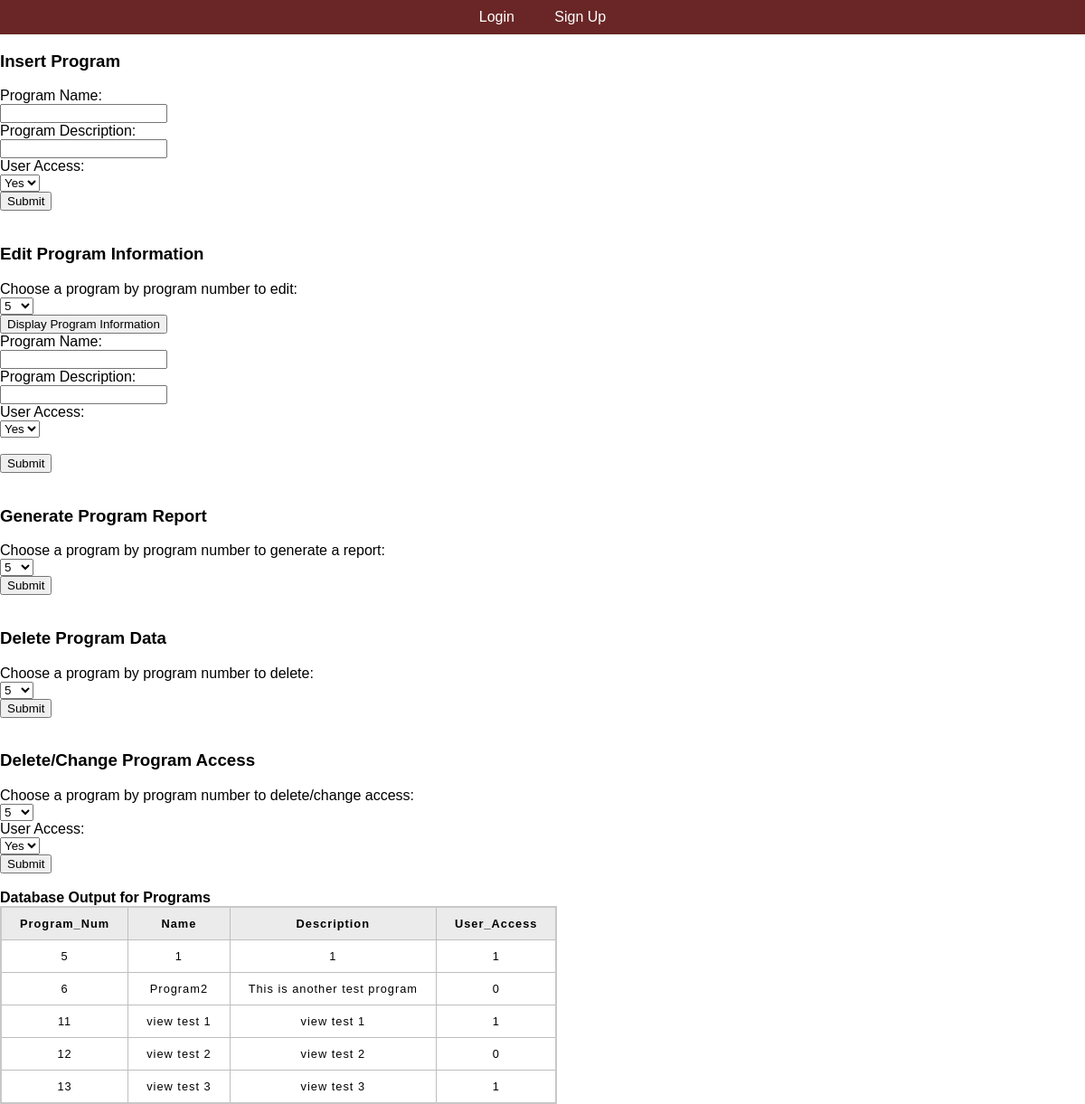
The page /program_info_manager.php on the database as committed earlier.
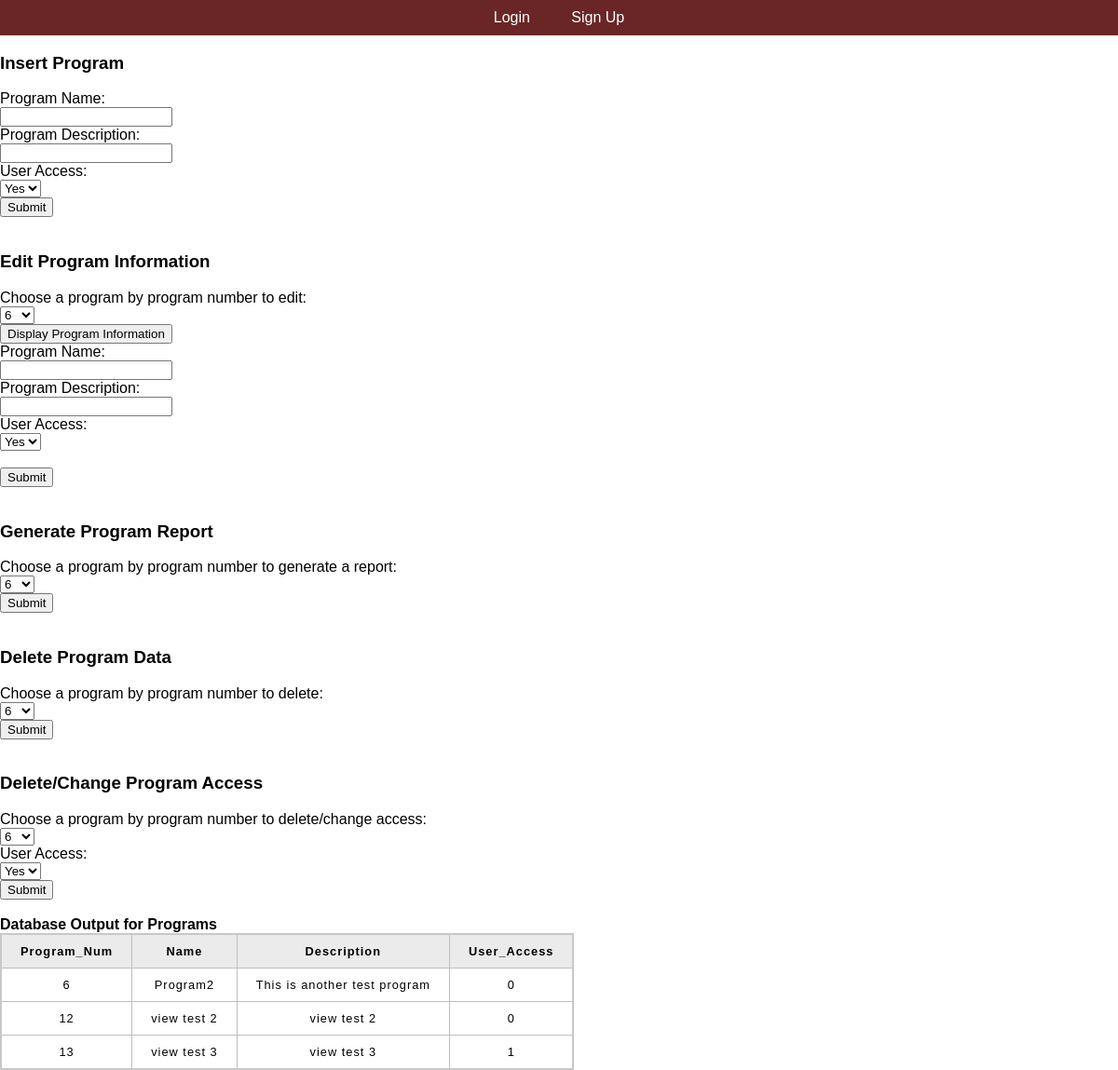
The same page on the database as committed later.
### tables this page shows
CREATE TABLE `programs` (
  `Program_Num` int(11) NOT NULL,
  `Name` varchar(128) NOT NULL,
  `Description` varchar(128) NOT NULL,
  `User_Access` tinyint(1) NOT NULL
);

### program_info_manager.php (the view, shortened to what the changed rows need)
<?php
  include_once('header.php');
  include_once 'includes/dbh.inc.php';
?>
  <br>
    <form action="includes/program_info_manager.inc.php" method="post">
      <label for="Program_Num">Choose a program by program number to edit: </label><br>
      <select id="Program_Num" name="Program_Num">
          <?php
          $sql = "SELECT * FROM programs";
          $result = $conn->query($sql);
          if ($result->num_rows > 0) {
              while ($row = $result->fetch_assoc()) {
                  echo '<option value="' . $row['Program_Num'] . '">' . $row['Program_Num'] . '</option>';
              }
          } else {
              echo '<option value="">No programs available</option>';
          }
          ?>
      </select><br>
      <button type="button" onclick="fetchAndDisplayData()">Display Program Information</button><br>
      <label for="Program_Name_Edit">Program Name: </label><br>
      <input type="text" id="Program_Name_Edit" name="Program_Name_Edit"><br>
      <label for="Program_Desc_Edit">Program Description: </label><br>
      <input type="text" id="Program_Desc_Edit" name="Program_Desc_Edit"><br>
      <label for="User_Access_Edit">User Access: </label><br>
      <select id="User_Access_Edit" name="User_Access_Edit">
          <option value="1">Yes</option>
      </select><br>
        <br>
      <button type="edit_program" name="edit_program">Submit</button>
    </form>
    <br>
    <form action="includes/program_info_manager.inc.php" method="post">
        <label for="Program_Num">Choose a program by program number to generate a report: </label><br>
        <select id="Program_Num" name="Program_Num">
          <?php
          $sql = "SELECT * FROM programs";
          $result = $conn->query($sql);
          if ($result->num_rows > 0) {
              while ($row = $result->fetch_assoc()) {
                  echo '<option value="' . $row['Program_Num'] . '">' . $row['Program_Num'] . '</option>';
              }
          } else {
              echo '<option value="">No programs available</option>';
          }
          ?>
        </select><br>
        <button type="generate_program_report" name="generate_program_report">Submit</button>
    </form>
    <br>
    <form action="includes/program_info_manager.inc.php" method="post">
        <label for="Program_Num">Choose a program by program number to delete: </label><br>
        <select id="Program_Num" name="Program_Num">
          <?php
          $sql = "SELECT * FROM programs";
          $result = $conn->query($sql);
          if ($result->num_rows > 0) {
              while ($row = $result->fetch_assoc()) {
                  echo '<option value="' . $row['Program_Num'] . '">' . $row['Program_Num'] . '</option>';
              }
          } else {
              echo '<option value="">No programs available</option>';
          }
          ?>
        </select><br>
        <button type="delete_program_data" name="delete_program_data">Submit</button>
    </form>
    <br>
    <form action="includes/program_info_manager.inc.php" method="post">
        <label for="Program_Num">Choose a program by program number to delete/change access: </label><br>
        <select id="Program_Num" name="Program_Num">
          <?php
          $sql = "SELECT * FROM programs";
          $result = $conn->query($sql);
          if ($result->num_rows > 0) {
              while ($row = $result->fetch_assoc()) {
                  echo '<option value="' . $row['Program_Num'] . '">' . $row['Program_Num'] . '</option>';
              }
          } else {
              echo '<option value="">No programs available</option>';
          }
          ?>
        </select><br>
        <label for="User_Access">User Access: </label><br>
        <select id="User_Access" name="User_Access">
          <option value="1">Yes</option>
        </select><br>
        <button type="delete_program_access" name="delete_program_access">Submit</button>
    </form>
<?php
$query = "SELECT * FROM programs";
echo "<br><b>Database Output for Programs</b>";
echo '<table>
      <tr>
          <th>Program_Num</th>
          <th>Name</th>
          <th>Description</th>
          <th>User_Access</th>
      </tr>';
if ($result = $conn->query($query)) {
  while ($row = $result->fetch_assoc()) {
      $field1name = $row["Program_Num"];
      $field2name = $row["Name"];
      $field3name = $row["Description"];
      $field4name = $row["User_Access"];
      echo '<tr>
        <td>'.$field1name.'</td>
        <td>'.$field2name.'</td>
        <td>'.$field3name.'</td>
        <td>'.$field4name.'</td>
      </tr>';
  }
}
?>
</body>
</html>

Rows that differ between the two databases and show on the page:
removed programs: Program_Num "5", Name "1", Description "1", User_Access "1"
removed programs: Program_Num "11", Name "view test 1", Description "view test 1", User_Access "1"
Other text that changed with them:
form field Program_Num: "5" → "6"
